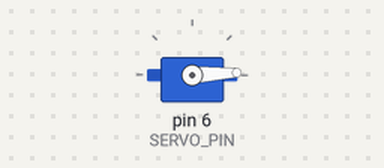
This sketch was run on a simulated Arduino Uno, built with avr-gcc and run on an emulated ATmega328P. On the bench: servo.

Above: at 0.05 s.
At 1.55 s:
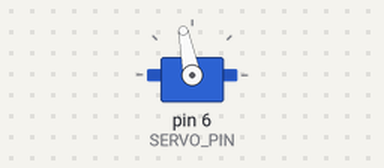
At 3.1 s:
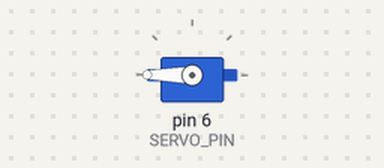
At 6.15 s:
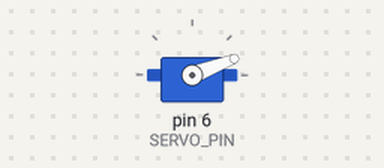
Timing chart, 0 to 11.0 s (numbered marks = the images above):
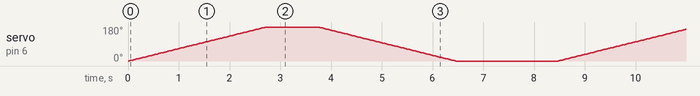

The sketch:

13_Servo_Motor.ino
```cpp
// (licence header left out)
#include <Servo.h>

// Servo signal pin
#define SERVO_PIN 6   // Servo signal connected to Arduino digital pin 6

Servo myServo;  // Create servo object

void setup() {
  myServo.attach(SERVO_PIN);  // Attach servo to pin
}

void loop() {
  // Sweep from 0° to 180°
  for (int pos = 0; pos <= 180; pos++) {
    myServo.write(pos);     // Move servo to 'pos'
    delay(15);              // Small delay for smooth movement
  }

  delay(1000);  // Pause at 180°

  // Sweep back from 180° to 0°
  for (int pos = 180; pos >= 0; pos--) {
    myServo.write(pos);
    delay(15);
  }

  delay(2000);  // Pause before repeating
}
```
